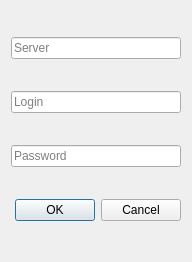
<?xml version="1.0" encoding="UTF-8"?>
<ui version="4.0">
 <class>LoginDialog</class>
 <widget class="QDialog" name="LoginDialog">
  <property name="geometry">
   <rect>
    <x>0</x>
    <y>0</y>
    <width>192</width>
    <height>262</height>
   </rect>
  </property>
  <property name="windowTitle">
   <string>Dialog</string>
  </property>
  <layout class="QVBoxLayout" name="verticalLayout">
   <item>
    <widget class="QLineEdit" name="server">
     <property name="echoMode">
      <enum>QLineEdit::Normal</enum>
     </property>
     <property name="placeholderText">
      <string>Server</string>
     </property>
     <property name="clearButtonEnabled">
      <bool>false</bool>
     </property>
    </widget>
   </item>
   <item>
    <widget class="QLineEdit" name="login">
     <property name="echoMode">
      <enum>QLineEdit::Normal</enum>
     </property>
     <property name="placeholderText">
      <string>Login</string>
     </property>
     <property name="clearButtonEnabled">
      <bool>false</bool>
     </property>
    </widget>
   </item>
   <item>
    <widget class="QLineEdit" name="password">
     <property name="echoMode">
      <enum>QLineEdit::Password</enum>
     </property>
     <property name="placeholderText">
      <string>Password</string>
     </property>
     <property name="clearButtonEnabled">
      <bool>false</bool>
     </property>
    </widget>
   </item>
   <item>
    <widget class="QDialogButtonBox" name="buttonBox">
     <property name="orientation">
      <enum>Qt::Horizontal</enum>
     </property>
     <property name="standardButtons">
      <set>QDialogButtonBox::Cancel|QDialogButtonBox::Ok</set>
     </property>
    </widget>
   </item>
  </layout>
 </widget>
 <resources/>
 <connections>
  <connection>
   <sender>buttonBox</sender>
   <signal>accepted()</signal>
   <receiver>LoginDialog</receiver>
   <slot>accept()</slot>
   <hints>
    <hint type="sourcelabel">
     <x>248</x>
     <y>254</y>
    </hint>
    <hint type="destinationlabel">
     <x>157</x>
     <y>274</y>
    </hint>
   </hints>
  </connection>
  <connection>
   <sender>buttonBox</sender>
   <signal>rejected()</signal>
   <receiver>LoginDialog</receiver>
   <slot>reject()</slot>
   <hints>
    <hint type="sourcelabel">
     <x>316</x>
     <y>260</y>
    </hint>
    <hint type="destinationlabel">
     <x>286</x>
     <y>274</y>
    </hint>
   </hints>
  </connection>
 </connections>
</ui>
